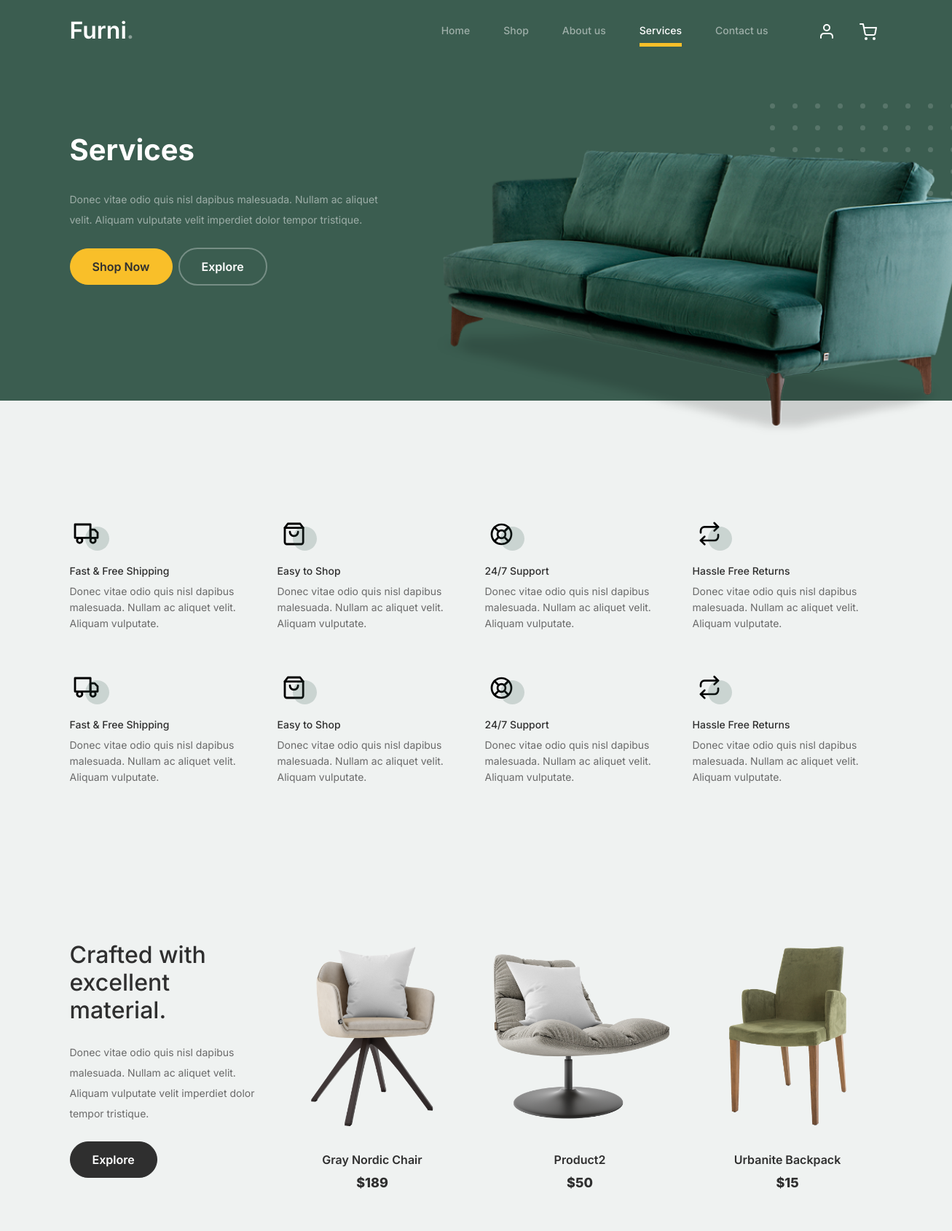
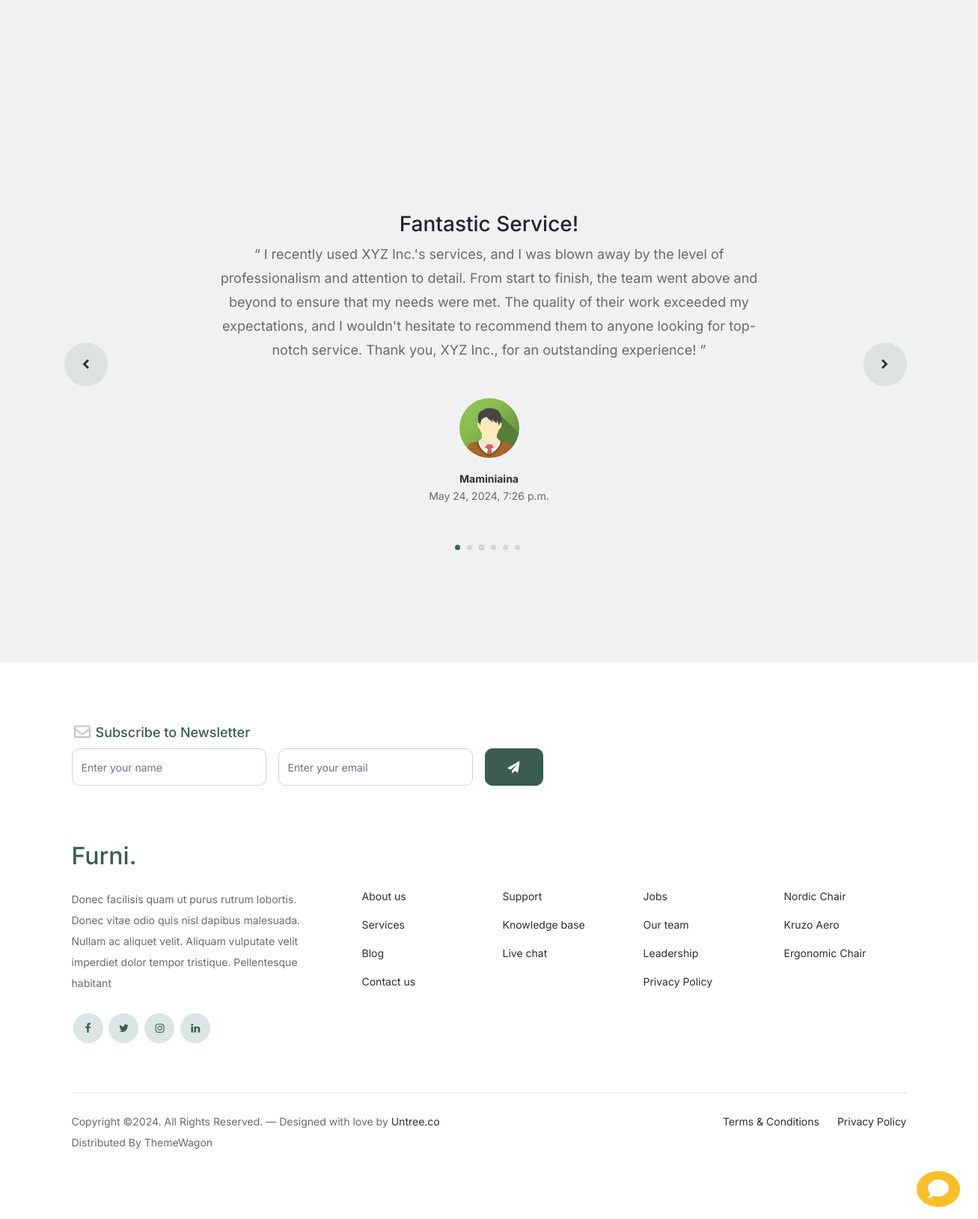
The page /service/ (signed in) on the database its author committed (2 pictures, top to bottom).
### shop/models.py (models this page shows, shortened)
class Product(models.Model):
    product_name    = models.CharField(max_length=200, unique=True)
    category        = models.ForeignKey(Category, on_delete=models.CASCADE)
    slug            = models.SlugField(max_length=200, unique=True)
    description     = models.TextField(max_length=500, blank=True)
    price           = models.IntegerField()
    images          = models.ImageField(upload_to='photos/products')
    stock           = models.IntegerField()
    is_available    = models.BooleanField(default=True)
    created_date    = models.DateTimeField(auto_now_add=True)
    modified_date   = models.DateTimeField(auto_now=True)
    def get_url(self):
        return reverse('product_detail', args=[self.category.slug, self.slug])

### about/models.py (models this page shows, shortened)
class Testimonials(models.Model):
    user = models.ForeignKey(Account, on_delete=models.CASCADE)
    title = models.CharField(max_length=50, blank=True)
    content = models.TextField(max_length=500)
    created_at = models.DateTimeField(auto_now_add=True)
    ip = models.CharField(max_length=20, blank=True)
    is_active = models.BooleanField(default=True)
    class Meta:
        verbose_name_plural = 'Testimonials'

### accounts/models.py (models this page shows, shortened)
class UserProfile(models.Model):
    user = models.OneToOneField(Account, on_delete=models.CASCADE)
    address_line_1 = models.CharField(max_length=100, blank=True)
    address_line_2 = models.CharField(max_length=100, blank=True)
    profile_picture = models.ImageField(blank=True, upload_to='userprofile/')
    city = models.CharField(max_length=50, blank=True)
    state = models.CharField(max_length=50, blank=True)
    country = models.CharField(max_length=50, blank=True)

class Account(AbstractBaseUser):
    first_name = models.CharField(max_length=150)
    last_name = models.CharField(max_length=150)
    username= models.CharField(max_length=150, unique=True)
    email = models.EmailField(max_length=100, unique=True)
    phone_number = models.CharField(max_length=50)
    date_joined = models.DateTimeField(auto_now_add=True)
    last_login = models.DateTimeField(auto_now_add=True)
    is_admin = models.BooleanField(default=False)
    is_staff = models.BooleanField(default=False)
    is_active = models.BooleanField(default=False)
    is_super_user = models.BooleanField(default=False)
    USERNAME_FIELD = 'email'
    REQUIRED_FIELDS = ['username', 'first_name', 'last_name']
    objects = MyAccountManager()
    @property
    def is_authenticated(self):
        return True

### service/views.py (the view)
# urls.py: path("service/", include('service.urls')),
def service(request):
    products = Product.objects.all().filter(is_available=True).order_by('id')
    paginator = Paginator(products, 3)
    page_number = request.GET.get('page')
    page_products = paginator.get_page(page_number)
    testimonials = Testimonials.objects.filter(
        is_active=True
    )
    testimonial_per_user = []
    for testimonial in testimonials:
        try:
            profile = UserProfile.objects.get(user=testimonial.user)
            testimonial_per_user.append({
                'testimonial': testimonial,
                'profile':  profile
            })
        except UserProfile.DoesNotExist:
            testimonial_per_user.append({
                'testimonial': testimonial,
                'profile': profile
            })
    context = {
        'products': page_products,
        "testimonials": testimonial_per_user,
    }
    return render(request, 'service/service.html', context)

### cart/context_processor.py (called while the page is built)
def counter(request):
    cart_count = 0
    if 'admin' in request.path:
        return {}
    else:
        try:
            cart = Cart.objects.filter(cart_id=_cart_id(request))
            if request.user.is_authenticated:
                cart_items = CartItem.objects.all().filter(user=request.user)
            else:
                cart_items = CartItem.objects.all().filter(cart=cart[:1])
            for cart_item in cart_items:
                cart_count += cart_item.quantity
        except Cart.DoesNotExist:
            cart_count = 0
    if cart_count > 9:
        cart_count = '9+'
    return dict(cart_count=cart_count)

### cart/views.py (called while the page is built)
def _cart_id(request):
    cart = request.session.session_key
    if not cart:
        cart = request.session.create()
    return cart

### chat/context_processor.py (called while the page is built, shortened)
def chat_context(request):
    if request.user.is_authenticated:
        username = request.user.username
        room_name = f'u{username}'
        if 'room_name' not in request.session or request.session['room_name'] != room_name:
            request.session['room_name'] = room_name
            request.session['username'] = username
            Room.objects.get_or_create(room_name=room_name)
    request.room_name = room_name
    request.username = username
    return {
        'chat_room_name': room_name,
        'chat_username': username,
    }

### chat/msg_context_processor.py (called while the page is built)
def room_message(request):
    room_name = request.session.get('room_name')
    print('Room name', room_name)
    if room_name:
        room, _ = Room.objects.get_or_create(room_name=room_name)
        get_messages = Message.objects.filter(room=room)
    else:
        get_messages = ['hello']
    return {
        'get_messages': get_messages,
    }

### templates/service/service.html (shortened to what this page needs)
{% extends 'base.html' %}
{% load static %}
{% block content %}
<div class="hero">
    <div class="container">
        <div class="row justify-content-between">
            <div class="col-lg-5">
                <div class="intro-excerpt">
                    <h1>Services</h1>
                    <p class="mb-4">Donec vitae odio quis nisl dapibus malesuada. Nullam ac aliquet velit. Aliquam vulputate velit imperdiet dolor tempor tristique.</p>
                    <p><a href="{% url 'shop' %}" class="btn btn-secondary me-2">Shop Now</a><a href="{% url 'shop' %}" class="btn btn-white-outline">Explore</a></p>
                </div>
            </div>
            <div class="col-lg-7 d-none d-md-block">
                <div class="hero-img-wrap">
                    <img src="{% static 'images/couch.png' %}" class="img-fluid">
                </div>
            </div>
        </div>
    </div>
</div>
<div class="why-choose-section">
<div class="container">
    <div class="row my-5">
        <div class="col-6 col-md-6 col-lg-3 mb-4">
            <div class="feature">
                <div class="icon">
                    <img src="{% static 'images/truck.svg' %}" alt="Image" class="imf-fluid">
                </div>
                <h3>Fast &amp; Free Shipping</h3>
                <p>Donec vitae odio quis nisl dapibus malesuada. Nullam ac aliquet velit. Aliquam vulputate.</p>
            </div>
        </div>
        <div class="col-6 col-md-6 col-lg-3 mb-4">
            <div class="feature">
                <div class="icon">
                    <img src="{% static 'images/bag.svg' %}" alt="Image" class="imf-fluid">
                </div>
                <h3>Easy to Shop</h3>
                <p>Donec vitae odio quis nisl dapibus malesuada. Nullam ac aliquet velit. Aliquam vulputate.</p>
            </div>
        </div>
        <div class="col-6 col-md-6 col-lg-3 mb-4">
            <div class="feature">
                <div class="icon">
                    <img src="{% static 'images/support.svg' %}" alt="Image" class="imf-fluid">
                </div>
                <h3>24/7 Support</h3>
                <p>Donec vitae odio quis nisl dapibus malesuada. Nullam ac aliquet velit. Aliquam vulputate.</p>
            </div>
        </div>
        <div class="col-6 col-md-6 col-lg-3 mb-4">
            <div class="feature">
                <div class="icon">
                    <img src="{% static 'images/return.svg' %}" alt="Image" class="imf-fluid">
                </div>
                <h3>Hassle Free Returns</h3>
                <p>Donec vitae odio quis nisl dapibus malesuada. Nullam ac aliquet velit. Aliquam vulputate.</p>
            </div>
        </div>
        <div class="col-6 col-md-6 col-lg-3 mb-4">
            <div class="feature">
                <div class="icon">
                    <img src="{% static 'images/truck.svg' %}" alt="Image" class="imf-fluid">
                </div>
                <h3>Fast &amp; Free Shipping</h3>
                <p>Donec vitae odio quis nisl dapibus malesuada. Nullam ac aliquet velit. Aliquam vulputate.</p>
            </div>
        </div>
        <div class="col-6 col-md-6 col-lg-3 mb-4">
            <div class="feature">
                <div class="icon">
                    <img src="{% static 'images/bag.svg' %}" alt="Image" class="imf-fluid">
                </div>
                <h3>Easy to Shop</h3>
                <p>Donec vitae odio quis nisl dapibus malesuada. Nullam ac aliquet velit. Aliquam vulputate.</p>
            </div>
        </div>
        <div class="col-6 col-md-6 col-lg-3 mb-4">
            <div class="feature">
                <div class="icon">
                    <img src="{% static 'images/support.svg' %}" alt="Image" class="imf-fluid">
                </div>
                <h3>24/7 Support</h3>
                <p>Donec vitae odio quis nisl dapibus malesuada. Nullam ac aliquet velit. Aliquam vulputate.</p>
            </div>
        </div>
        <div class="col-6 col-md-6 col-lg-3 mb-4">
            <div class="feature">
                <div class="icon">
                    <img src="{% static 'images/return.svg' %}" alt="Image" class="imf-fluid">
                </div>
                <h3>Hassle Free Returns</h3>
                <p>Donec vitae odio quis nisl dapibus malesuada. Nullam ac aliquet velit. Aliquam vulputate.</p>
            </div>
        </div>
    </div>
</div>
</div>
<div class="product-section pt-0">
<div class="container">
    <div class="row">
        <div class="col-md-12 col-lg-3 mb-5 mb-lg-0">
            <h2 class="mb-4 section-title">Crafted with excellent material.</h2>
            <p class="mb-4">Donec vitae odio quis nisl dapibus malesuada. Nullam ac aliquet velit. Aliquam vulputate velit imperdiet dolor tempor tristique. </p>
            <p><a href="{% url 'shop' %}" class="btn">Explore</a></p>
        </div>
        {% for product in products %}
        <div class="col-12 col-md-4 col-lg-3 mb-5 mb-md-0">
            <a class="product-item" href="{{ product.get_url }}">
                <img src="{{product.images.url}}" class="img-fluid product-thumbnail">
                <h3 class="product-title">{{product.product_name}}</h3>
                <strong class="product-price">${{product.price}}</strong>
            </a>
        </div>
        {% endfor %}
    </div>
</div>
</div>
<div class="testimonial-section before-footer-section">
<div class="container">
    <div class="row justify-content-center">
        <div class="col-lg-12">
            <div class="testimonial-slider-wrap text-center">
                <div id="testimonial-nav">
                    <span class="prev" data-controls="prev"><span class="fa fa-chevron-left"></span></span>
                    <span class="next" data-controls="next"><span class="fa fa-chevron-right"></span></span>
                </div>
                <div class="testimonial-slider">
                    {% for i in testimonials %}
                        <div class="item">
                            <h3 class="text-dark">{{i.testimonial.title}}</h3>
                            <div class="row justify-content-center">
                                <div class="col-lg-8 mx-auto">
                                    <div class="testimonial-block text-center">
                                        <blockquote class="mb-5">
                                            <p>&ldquo;
                                                {{ i.testimonial.content }}
                                            &rdquo;</p>
                                        </blockquote>
                                        <div class="author-info">
                                            <div class="author-pic">
                                                <img src="{{ i.profile.profile_picture.url }}" alt="Maria Jones" class="img-fluid">
                                            </div>
                                            <h3 class="font-weight-bold">{{i.testimonial.user.first_name}}</h3>
                                            <span class="position d-block mb-3">{{i.testimonial.created_at}}</span>
                                        </div>
                                    </div>
                                </div>
                            </div>
                        </div>
                        {% endfor %}
                </div>
            </div>
        </div>
    </div>
</div>
</div>
{% endblock %}

### static/css/tiny-slider.css (style rules this page uses)
.tns-slider { -webkit-transition:all 0s;-moz-transition:all 0s;transition:all 0s }
.tns-slider>.tns-item { -webkit-box-sizing:border-box;-moz-box-sizing:border-box;box-sizing:border-box }
.tns-horizontal.tns-subpixel { white-space:nowrap }
.tns-horizontal.tns-subpixel>.tns-item { display:inline-block;vertical-align:top;white-space:normal }

### rows shown on the page
Product: images (picture), product_name "Gray Nordic Chair", price "189"
Product: images (picture), product_name "Product2", price "50"
Product: images (picture), product_name "Urbanite Backpack", price "15"
Testimonials: testimonial "Fantastic Service!", testimonial.content "I recently used XYZ Inc.'s services, and I was blown away by the level of professionalism and attention to detail. From start to finish, the team went above and beyond to ensure that my needs were met. The quality of their work exceeded my expectations, and I wouldn't hesitate to recommend them to anyone looking for top-notch service. Thank you, XYZ Inc., for an outstanding experience!", profile.profile_picture (picture), testimonial.user.first_name "Maminiaina", testimonial.created_at "May 24, 2024, 7:26 p.m."
